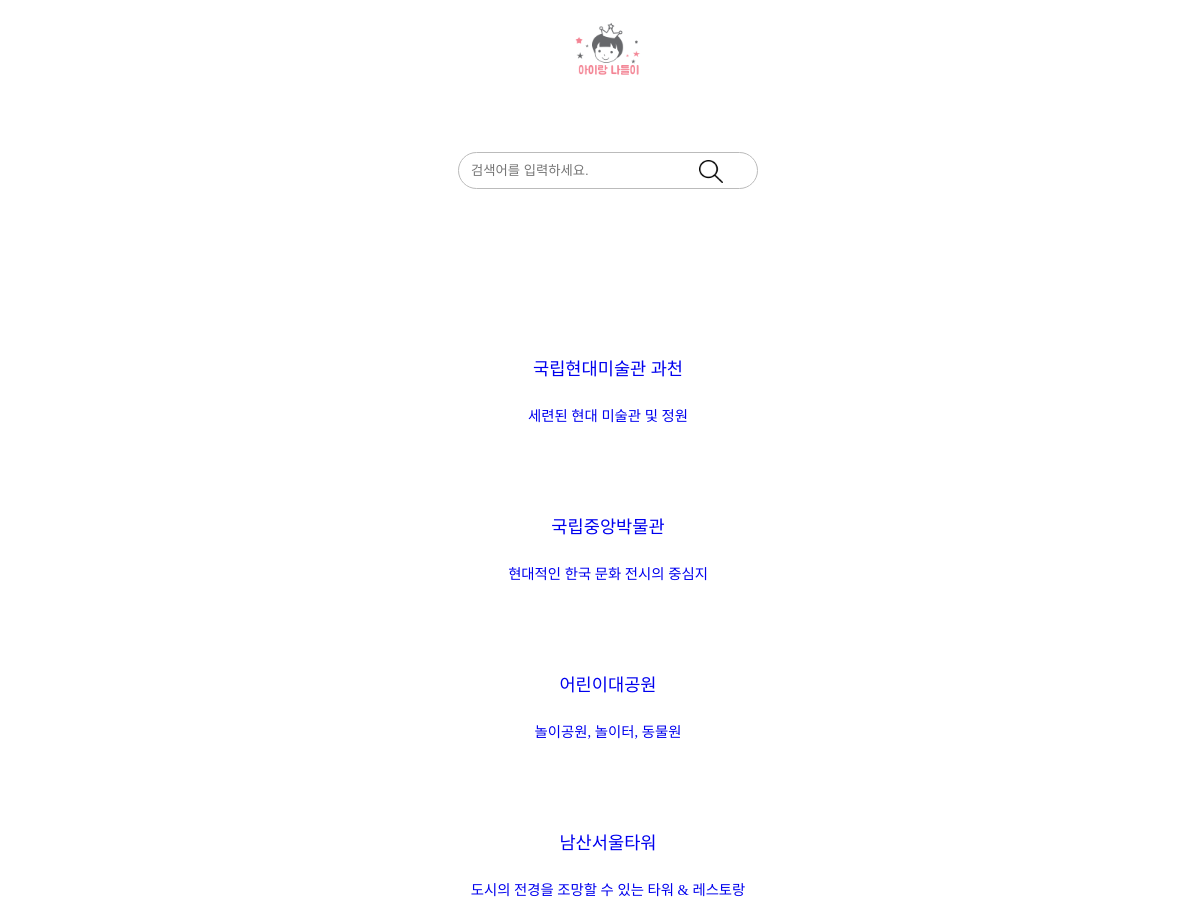
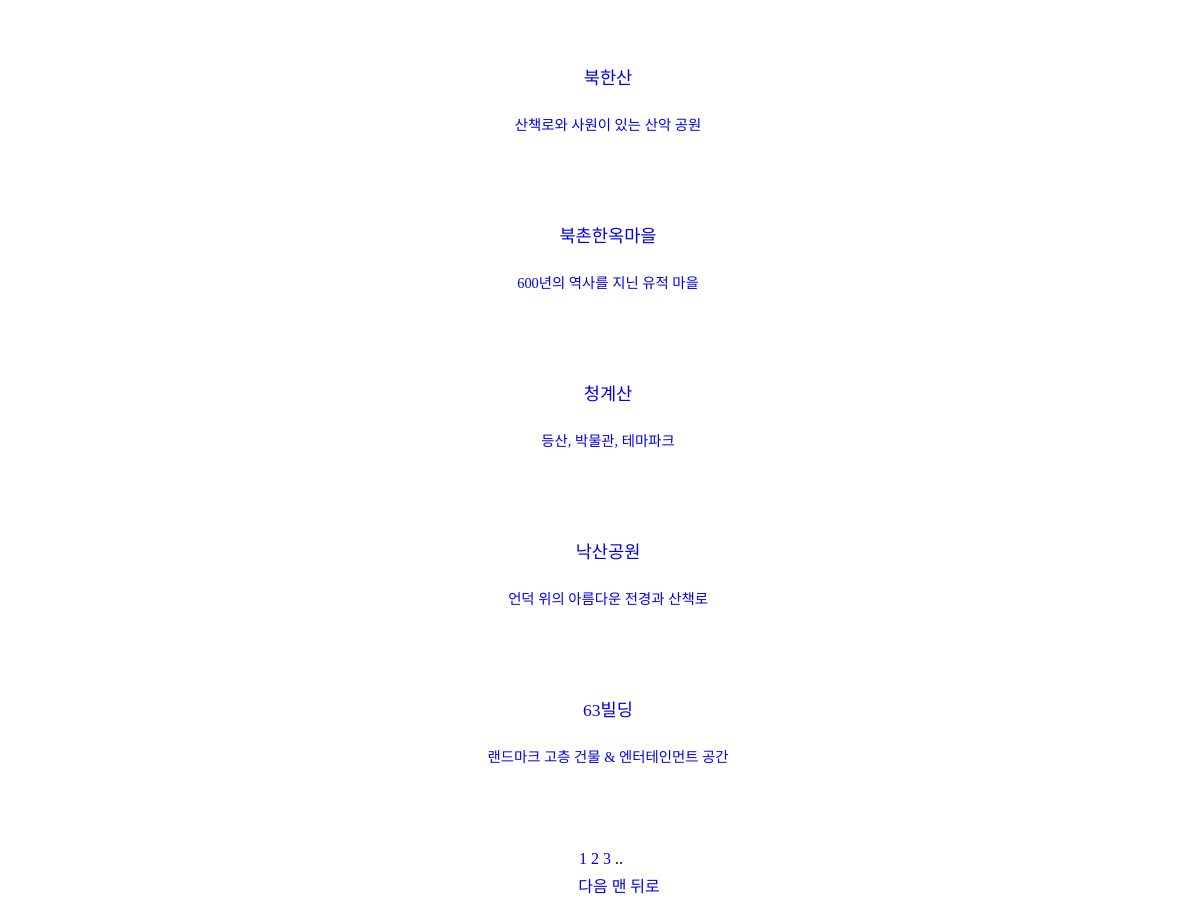
/result_free/, run on the app's committed database (2 pictures, top to bottom).
### main/models.py (models this page shows, shortened)
class Google(models.Model):
    name = models.CharField(max_length=200)
    content = models.CharField(max_length=200)
    main_pic = models.CharField(max_length=200)
    wiki = models.CharField(max_length=200)
    location = models.CharField(max_length=50, default='')
    latitude=models.FloatField(default=0.0)
    longitude=models.FloatField(default=0.0)
    inout = models.CharField(max_length=50, blank=True, null=True)
    charge = models.CharField(max_length=50, blank=True, null=True)
    popular = models.IntegerField(null=False)
    theme = models.CharField(max_length=50, blank=True, null=True)
    class Meta:
      	ordering = ['-popular']

### main/views.py (the view)
# urls.py: path('result_free/', result_free, name='result_free'),
def result_free(request):
    result_free_list = Google.objects.filter(charge='free')
    paginator = Paginator(result_free_list, 9)
    page = int(request.GET.get('page', 1))
    result_free_list = paginator.get_page(page)
    return render(request, 'main/result_free.html', {'result_free_list':result_free_list})

### main/templates/main/result_free.html (shortened to what this page needs)
<!DOCTYPE html>
<html lang="en">
<head>
</head>
<body>
    {% load static %}
   <header>
      <div class="headA">
         <div class="headA_logo">
            <a href="/">
               <img src="{% static 'images/logo.png' %}" alt="">
            </a>
         </div>
         <div class="headA_search">
            <form class="form-inline_my-2_my-lg-0" action="{% url 'search' %}" method="post">
               <input class="form-control_mr-sm-2" type="search" placeholder="검색어를 입력하세요." aria-label="Search" name="q" value="{{q}}">
               <input class="btn_submit" TYPE="IMAGE" src="{% static 'images/search_icon.png' %}" name="Submit" value="Submit">
            </form>
         </div>
      </div>
   </header>
    {% block content %}
        {% if result_free_list %}
            {% for data in result_free_list %}
            <div class="box">
                <div class="button">
                   <a href="{{ data.pk }}" style="text-decoration:none">
                      <div class="Contents">
                         <div class="name">{{ data.name }}</div>
                         <div class="content">{{ data.content }}</div>
                      </div>
                   </a>
               </div>
             </div>
            {% endfor %}
        {% endif %}
    {% endblock %}
<div class="pagination">
    <div style="width:30%; margin: 5px;">
    {% for page in result_free_list.paginator.page_range %}
        {% if page >= result_free_list.number|add:-2 and page <= result_free_list.number|add:2 %}
        <span class="{% if page == result_free_list.number %}current{% endif %}">
            <a href="?page={{ page }}" style="text-decoration:none">{{ page}}</a>
        </span>
        {% elif page >= result_free_list.number|add:-3 and page <= result_free_list.number|add:3 %}
            ..
        {% endif %}
    {% endfor %}
    </div>
    <div style="width:35%; margin: 5px;">
    {% if result_free_list.has_next %}
        <a class="abutton" href="?page={{ result_free_list.next_page_number }}" style="text-decoration:none">다음</a>
        <a class="abutton" href="?page={{ result_free_list.paginator.num_pages }}" style="text-decoration:none">맨 뒤로</a>
    {% endif %}
    </div>
</div>
</body>
</html>

### main/templates/main/result_free.html (style rules this page uses)
body { width: 100%; color: #000; font-family: "NEXON Lv1 Gothic OTF"; }
.headA_logo { text-align: center; }
.headA_logo img { width: 100px; }
.headA_search { position: relative; text-align: center; margin: 0 auto; padding-bottom: 50px; width: 300px; }
.form-control_mr-sm-2 { width: 100%; border-radius: 20px; border: 1px solid #bbb; margin: 10px 0; padding: 10px 12px; }
.form-inline_my-2_my-lg-0 { padding-top: 30px; }
.btn_submit { position: absolute; width: 8%; height: 15%; padding-top: 28px; right: 35px; top: 20px; margin: 0; }
.button { padding-top: 50px; text-align: center; }
.Contents { text-align: center; }
.name { font-size: 110%; margin-bottom: 2%; text-align: center; padding-top: 20px; }
.content { font-size: 90%; }
.pagination { text-align: center; margin-top: 7%; margin-bottom: 10%; margin-left: 40%; }

### data on the page
Google: name "국립현대미술관 과천", content "세련된 현대 미술관 및 정원"
Google: name "국립중앙박물관", content "현대적인 한국 문화 전시의 중심지"
Google: name "어린이대공원", content "놀이공원, 놀이터, 동물원"
Google: name "남산서울타워", content "도시의 전경을 조망할 수 있는 타워 & 레스토랑"
Google: name "북한산", content "산책로와 사원이 있는 산악 공원"
Google: name "북촌한옥마을", content "600년의 역사를 지닌 유적 마을"
Google: name "청계산", content "등산, 박물관, 테마파크"
Google: name "낙산공원", content "언덕 위의 아름다운 전경과 산책로"
Google: name "63빌딩", content "랜드마크 고층 건물 & 엔터테인먼트 공간"

### other printed values
{{ page }} "1" "2" "3"
